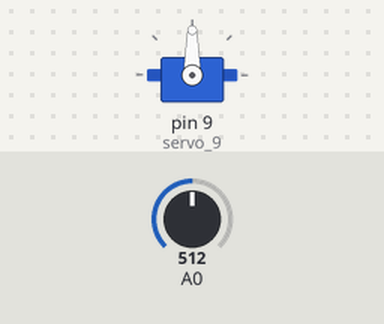
Bench run of a sketch on a simulated Arduino Uno, built with avr-gcc and run on an emulated ATmega328P. Parts: servo. The test bench sets the inputs (shaded band); at power-on: A0 = 512.

Above: at 1.2 s.
1.3 s: A0 set to 716
At 2.1 s:
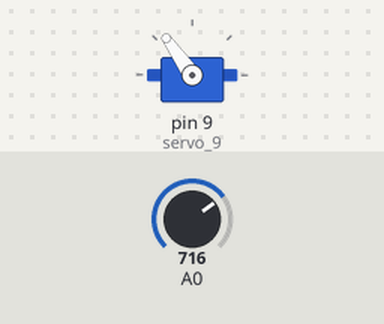
2.8 s: A0 set to 900
At 3.2 s:
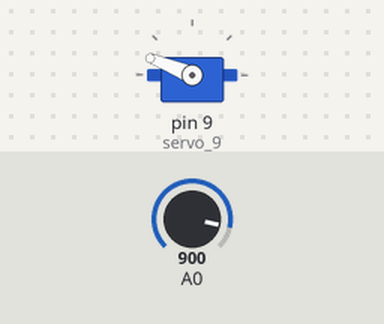
4.3 s: A0 set to 1023
At 5.5 s:
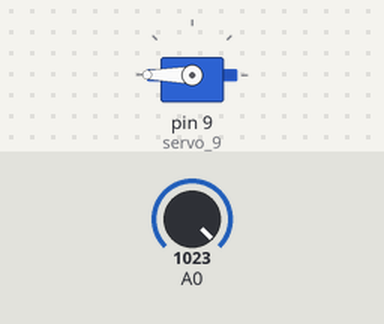
5.8 s: A0 set to 306
At 6.7 s:
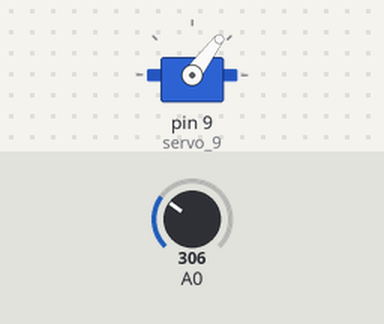
7.3 s: A0 set to 122
At 7.8 s:
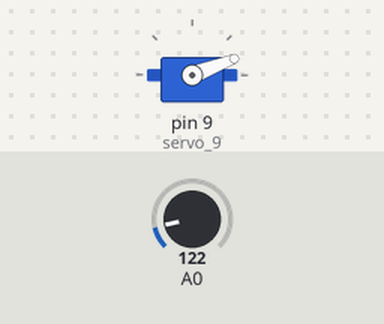
Timing chart, 0 to 9.8 s (numbered marks = the images above; inputs shaded):
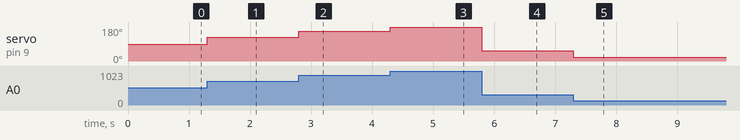

The sketch:

52_control_servo_motor_with_potentiometer1.ino
```cpp
// C++ code
//
#include <Servo.h>

Servo servo_9;

void setup()
{

  pinMode(A0,INPUT);
  servo_9.attach(9,500,2500);

}

void loop()
{

  int potentiometerValue = map(analogRead(A0),0,1023,0,180);
  servo_9.write(potentiometerValue);

}
```

Measured:
- after the input at 1.3 s, servo on pin 9 (servo_9): 90° → 125° at once
- after the input at 2.8 s, servo on pin 9 (servo_9): 125° → 158° at once
- after the input at 4.3 s, servo on pin 9 (servo_9): 158° → 180° at once
- after the input at 5.8 s, servo on pin 9 (servo_9): 180° → 53° at once
- after the input at 7.3 s, servo on pin 9 (servo_9): 53° → 21° at once
